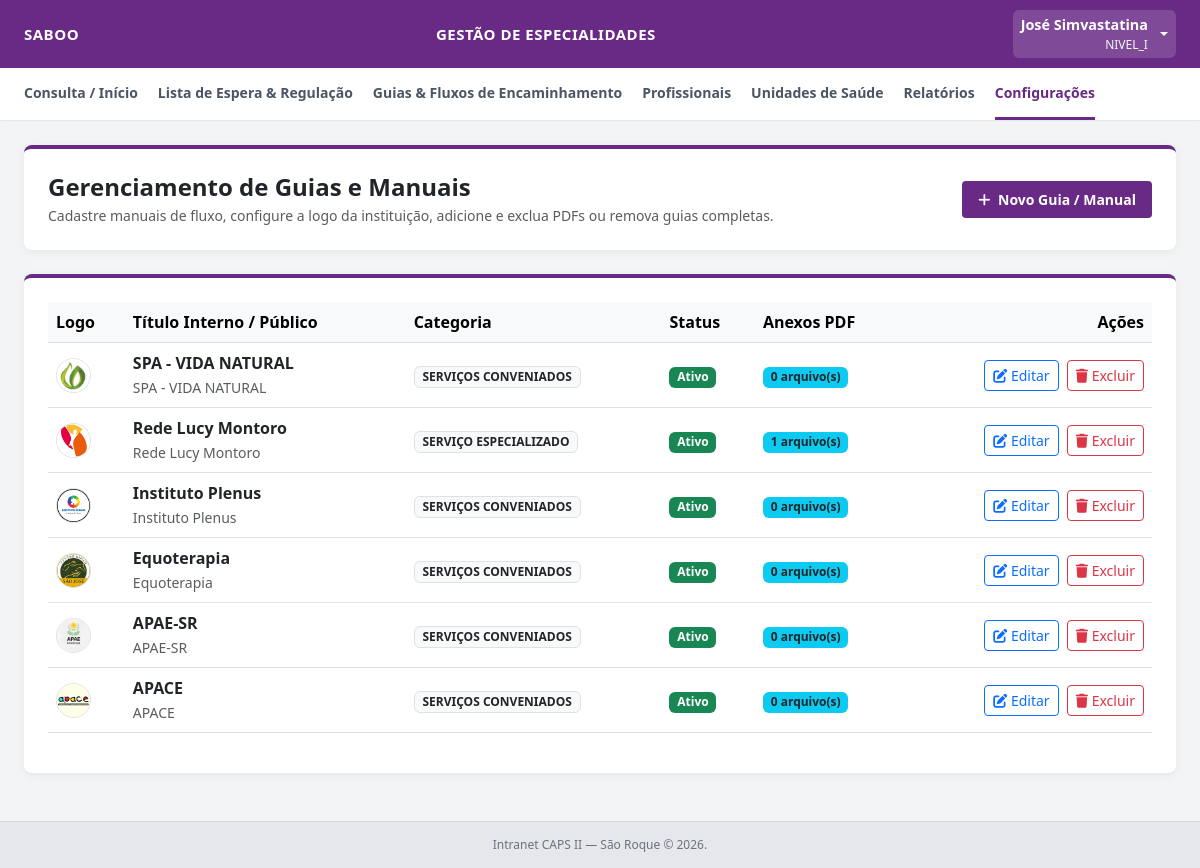
The page /admin/configuracoes/guias (signed in) on the database its author committed.
### tables this page shows
CREATE TABLE guias_fluxos (
            id INTEGER PRIMARY KEY AUTOINCREMENT,
            titulo_interno TEXT NOT NULL,
            titulo TEXT NOT NULL,
            categoria TEXT NOT NULL,
            logo_path TEXT,
            descricao_resumida TEXT,
            conteudo_orientacao TEXT,
            ativo INTEGER DEFAULT 1,
            created_at TIMESTAMP DEFAULT CURRENT_TIMESTAMP
        );

### app.py (the view)
@app.route('/admin/configuracoes/guias', methods=['GET'])
@login_required
@nivel_i_required
def admin_guias():
    conn = get_db_connection()
    cursor = conn.cursor()
    cursor.execute('SELECT * FROM guias_fluxos WHERE ativo = 1 ORDER BY id DESC')
    guias_raw = cursor.fetchall()
    guias = []
    for g in guias_raw:
        guia_dict = dict(g)
        cursor.execute('SELECT * FROM guias_anexos WHERE guia_id = ?', (g['id'],))
        guia_dict['anexos'] = [dict(a) for a in cursor.fetchall()]
        guias.append(guia_dict)
    conn.close()
    return render_template('admin_guias.html', guias=guias)

### app.py (called while the page is built)
def get_db_connection():
    conn = sqlite3.connect(DB_PATH, timeout=10.0)
    conn.row_factory = sqlite3.Row
    conn.execute('PRAGMA foreign_keys = ON;')
    return conn

def login_required(f):
    @wraps(f)
    def decorated_function(*args, **kwargs):
        if 'usuario_id' not in session:
            flash('Por favor, faça login para acessar o sistema.', 'warning')
            return redirect(url_for('login'))
        return f(*args, **kwargs)
    return decorated_function

def nivel_i_required(f):
    @wraps(f)
    def decorated_function(*args, **kwargs):
        if session.get('perfil') != 'NIVEL_I':
            flash(
                'Acesso restrito à gestão e administração do sistema (Nível I).',
                'danger',
            )
            return redirect(url_for('dashboard'))
        return f(*args, **kwargs)
    return decorated_function

### templates/admin_guias.html (shortened to what this page needs)
{% set perfil = session.get('perfil') %}
<!DOCTYPE html>
<html lang="pt-BR">
<head>
    <link href="https://cdn.jsdelivr.net/npm/bootstrap@5.3.0/dist/css/bootstrap.min.css" rel="stylesheet">
    <link rel="stylesheet" href="https://cdnjs.cloudflare.com/ajax/libs/font-awesome/6.0.0/css/all.min.css">
</head>
<body>
    <div class="topbar">
        <div class="title">{{ session.get('estabelecimento', 'CAPS II — São Roque') }}</div>
        <div class="center-title">Gestão de Especialidades</div>
        <div class="dropdown">
            <a class="dropdown-toggle text-white d-flex align-items-center text-decoration-none py-1 px-2 rounded"
               href="#" id="userMenuDropdown" role="button" data-bs-toggle="dropdown" aria-expanded="false" style="background: rgba(255,255,255,0.15);">
                <div class="text-end me-2">
                    <span class="d-block fw-semibold text-white" style="font-size: 0.9rem;">{{ session.get('nome') }}</span>
                    <small class="d-block text-light opacity-85" style="font-size: 0.75rem;">{{ session.get('perfil') }}</small>
                </div>
            </a>
        </div>
    </div>
    <div class="navbar-custom">
        <a href="/dashboard">Consulta / Início</a>
        <a href="/lista-espera">Lista de Espera & Regulação</a>
        <a href="/guias-fluxo">Guias & Fluxos de Encaminhamento</a>
        {% if perfil == 'NIVEL_I' %}
            <a href="/admin/profissionais">Profissionais</a>
            <a href="/admin/estabelecimentos">Unidades de Saúde</a>
            <a href="/relatorios">Relatórios</a>
            <a href="/admin/configuracoes" class="active">Configurações</a>
        {% endif %}
    </div>
    <div class="container-custom">
        <div class="card-custom d-flex justify-content-between align-items-center">
            <div>
                <h4 class="fw-bold mb-1 text-dark">Gerenciamento de Guias e Manuais</h4>
                <p class="text-muted mb-0 small">Cadastre manuais de fluxo, configure a logo da instituição, adicione e exclua PDFs ou remova guias completas.</p>
            </div>
            <button class="btn btn-purple btn-sm px-3 py-2 fw-semibold" data-bs-toggle="modal" data-bs-target="#modalGuia" onclick="abrirModalNovo()">
                <i class="fas fa-plus me-1"></i> Novo Guia / Manual
            </button>
        </div>
        <div class="card-custom">
            <div class="table-responsive">
                <table class="table table-hover align-middle">
                    <thead class="table-light">
                        <tr>
                            <th>Logo</th>
                            <th>Título Interno / Público</th>
                            <th>Categoria</th>
                            <th>Status</th>
                            <th>Anexos PDF</th>
                            <th class="text-end">Ações</th>
                        </tr>
                    </thead>
                    <tbody>
                        {% if guias %}
                            {% for guia in guias %}
                            <tr>
                                <td>
                                    {% if guia.logo_path %}
                                        <img src="{{ url_for('static', filename=guia.logo_path) }}" alt="Logo" class="rounded-circle border" style="width: 35px; height: 35px; object-fit: cover;">
                                    {% else %}
                                        <span class="badge bg-secondary">Sem Logo</span>
                                    {% endif %}
                                </td>
                                <td>
                                    <strong>{{ guia.titulo_interno or guia.titulo }}</strong><br>
                                    <small class="text-muted">{{ guia.titulo }}</small>
                                </td>
                                <td><span class="badge bg-light text-dark border">{{ guia.categoria }}</span></td>
                                <td>
                                    {% if guia.ativo == 1 %}
                                        <span class="badge bg-success">Ativo</span>
                                    {% else %}
                                        <span class="badge bg-danger">Inativo</span>
                                    {% endif %}
                                </td>
                                <td>
                                    <span class="badge bg-info text-dark">{{ guia.anexos|length }} arquivo(s)</span>
                                </td>
                                <td class="text-end">
                                    <button class="btn btn-sm btn-outline-primary me-1" onclick='editarGuia({{ guia | tojson | safe }})'>
                                        <i class="fas fa-edit"></i> Editar
                                    </button>
                                    <button class="btn btn-sm btn-outline-danger" onclick="confirmarExclusaoGuia({{ guia.id }}, '{{ (guia.titulo_interno or guia.titulo) | escape }}')">
                                        <i class="fas fa-trash"></i> Excluir
                                    </button>
                                </td>
                            </tr>
                            {% endfor %}
                        {% else %}
                            <tr>
                                <td colspan="6" class="text-center text-muted py-4">Nenhum guia cadastrado.</td>
                            </tr>
                        {% endif %}
                    </tbody>
                </table>
            </div>
        </div>
    </div>
    <div class="footer">Intranet CAPS II — São Roque &copy; 2026.</div>
</body>
</html>

### templates/admin_guias.html (style rules this page uses)
* { box-sizing: border-box; margin: 0; padding: 0; font-family: 'Segoe UI', Tahoma, Geneva, Verdana, sans-serif; }
body { background-color: #f3f4f6; min-height: 100vh; display: flex; flex-direction: column; color: #1f2937; }
.topbar { background-color: #692A85; color: white; padding: 10px 24px; display: flex; justify-content: space-between; align-items: center; box-shadow: 0 2px 4px rgba(0,0,0,0.1); }
.topbar .title { font-size: 15px; font-weight: 600; text-transform: uppercase; letter-spacing: 0.5px; white-space: nowrap; overflow: hidden; text-overflow: ellipsis; max-width: 280px; }
.topbar .center-title { font-size: 15px; font-weight: 600; text-transform: uppercase; letter-spacing: 0.5px; }
.navbar-custom { background: white; border-bottom: 1px solid #e5e7eb; padding: 0 24px; display: flex; gap: 20px; overflow-x: auto; white-space: nowrap; box-shadow: 0 1px 3px rgba(0,0,0,0.02); }
.navbar-custom a { text-decoration: none; color: #4b5563; font-size: 14px; font-weight: 600; padding: 14px 0; border-bottom: 3px solid transparent; transition: all 0.2s; display: inline-block; flex-shrink: 0; }
.navbar-custom a:hover, .navbar-custom a.active { color: #692A85; border-bottom-color: #692A85; }
.container-custom { flex: 1; padding: 24px; max-width: 1200px; margin: 0 auto; width: 100%; }
.card-custom { background: white; border-radius: 8px; box-shadow: 0 2px 8px rgba(0,0,0,0.06); padding: 24px; margin-bottom: 24px; border-top: 4px solid #692A85; }
.btn-purple { background-color: #692A85; color: white; border: none; }
.footer { text-align: center; padding: 14px 0; font-size: 12px; color: #6b7280; background-color: #e5e7eb; margin-top: auto; border-top: 1px solid #d1d5db; }

### rows shown on the page
guias_fluxos: logo_path (picture), titulo_interno "SPA - VIDA NATURAL", titulo "SPA - VIDA NATURAL", categoria "SERVIÇOS CONVENIADOS", ativo "Ativo", anexos|length "0"
guias_fluxos: logo_path (picture), titulo_interno "Rede Lucy Montoro", titulo "Rede Lucy Montoro", categoria "SERVIÇO ESPECIALIZADO", ativo "Ativo", anexos|length "1"
guias_fluxos: logo_path (picture), titulo_interno "Instituto Plenus", titulo "Instituto Plenus", categoria "SERVIÇOS CONVENIADOS", ativo "Ativo", anexos|length "0"
guias_fluxos: logo_path (picture), titulo_interno "Equoterapia", titulo "Equoterapia", categoria "SERVIÇOS CONVENIADOS", ativo "Ativo", anexos|length "0"
guias_fluxos: logo_path (picture), titulo_interno "APAE-SR", titulo "APAE-SR", categoria "SERVIÇOS CONVENIADOS", ativo "Ativo", anexos|length "0"
guias_fluxos: logo_path (picture), titulo_interno "APACE", titulo "APACE", categoria "SERVIÇOS CONVENIADOS", ativo "Ativo", anexos|length "0"

### other values the page prints
{{ session.get('estabelecimento', 'CAPS II — São Roque') }} "SABOO"
{{ session.get('nome') }} "José Simvastatina"
{{ session.get('perfil') }} "NIVEL_I"
